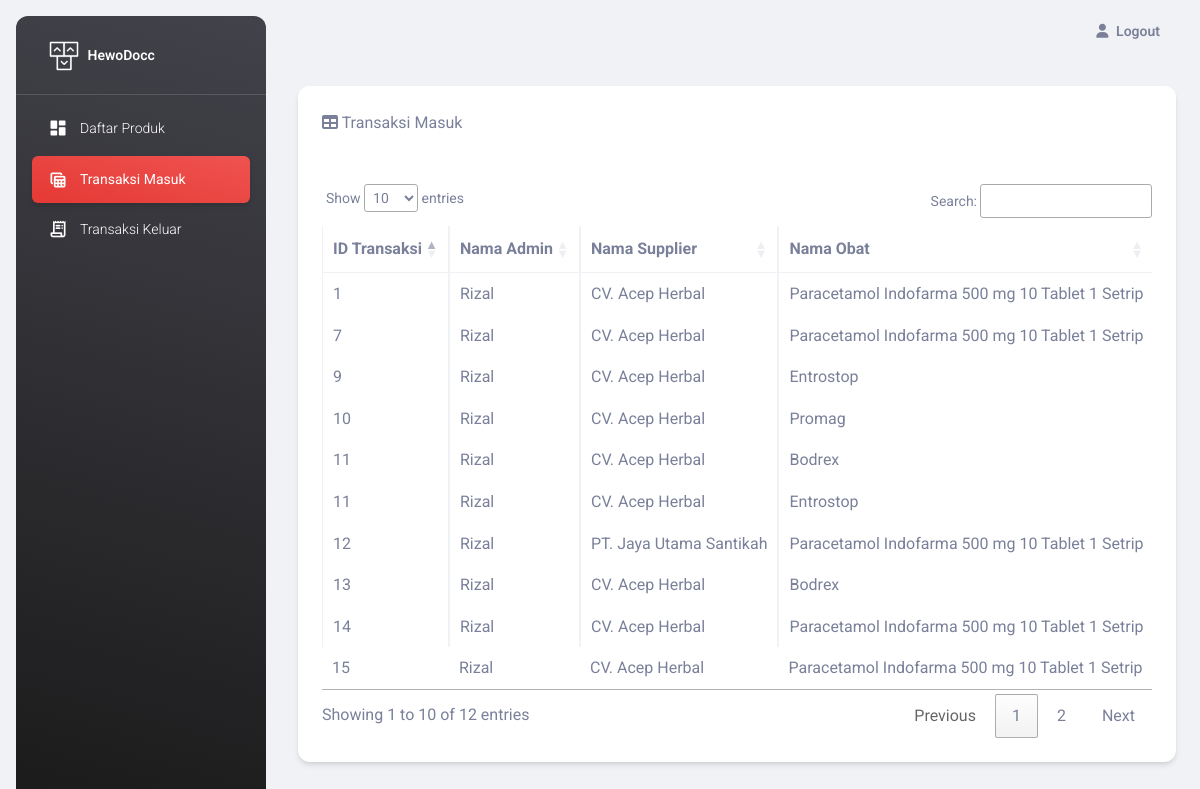
Page /pages/masuk.php (signed in) on the committed database.
### tables this page shows
CREATE TABLE `transaksimasuk` (
  `idTransaksiMasuk` int(11) NOT NULL,
  `idSupplier` int(11) NOT NULL,
  `idAdmin` int(11) NOT NULL,
  `tanggal` timestamp NOT NULL DEFAULT current_timestamp()
);

CREATE TABLE `detailmasuk` (
  `idTransaksiMasuk` int(11) NOT NULL,
  `idProduk` varchar(11) NOT NULL,
  `jumlahBarang` int(11) NOT NULL
);

CREATE TABLE `loginadmin` (
  `AdminId` int(11) NOT NULL,
  `AdminName` varchar(50) NOT NULL,
  `Email` varchar(50) NOT NULL,
  `Password` varchar(50) NOT NULL
);

CREATE TABLE `supplier` (
  `idSupplier` int(11) NOT NULL,
  `namaSupplier` varchar(50) NOT NULL
);

CREATE TABLE `produk` (
  `idProduk` varchar(11) NOT NULL,
  `idType` varchar(11) NOT NULL,
  `nama` varchar(50) NOT NULL,
  `harga` int(11) NOT NULL,
  `stok` int(11) NOT NULL,
  `gambar` varchar(255) NOT NULL
);

### pages/masuk.php (the view, shortened to what this page needs)
<?php
require 'fungsiadmin.php';
?>
<!DOCTYPE html>
<html lang="en">
<head>
  <link href="../assets/css/nucleo-icons.css" rel="stylesheet" />
  <link href="../assets/css/nucleo-svg.css" rel="stylesheet" />
  <link id="pagestyle" href="../assets/css/material-dashboard.css?" rel="stylesheet" />
  <link rel="stylesheet" type="text/css" href="https://cdn.datatables.net/1.11.3/css/jquery.dataTables.css">
</head>
<body class="g-sidenav-show  bg-gray-200">
  <aside class="sidenav navbar navbar-vertical navbar-expand-xs border-0 border-radius-xl my-3 fixed-start ms-3   bg-gradient-dark" id="sidenav-main">
    <div class="sidenav-header">
      <a class="navbar-brand m-0" href=" https://demos.creative-tim.com/material-dashboard/pages/dashboard " target="_blank">
        <img src="../assets/img/logo-ct.png" class="navbar-brand-img h-100" alt="main_logo">
        <span class="ms-1 font-weight-bold text-white">HewoDocc</span>
      </a>
    </div>
    <hr class="horizontal light mt-0 mb-2">
    <div class="collapse navbar-collapse  w-auto  max-height-vh-100" id="sidenav-collapse-main">
      <ul class="navbar-nav">
        <li class="nav-item">
          <a class="nav-link text-white " href="../pages/dbAdmin.php">
            <div class="text-white text-center me-2 d-flex align-items-center justify-content-center">
              <i class="material-icons opacity-10">dashboard</i>
            </div>
            <span class="nav-link-text ms-1">Daftar Produk</span>
          </a>
        </li>
        <li class="nav-item">
          <a class="nav-link text-white active bg-gradient-danger" href="../pages/masuk.php">
            <div class="text-white text-center me-2 d-flex align-items-center justify-content-center">
              <i class="material-icons opacity-10">table_view</i>
            </div>
            <span class="nav-link-text ms-1">Transaksi Masuk</span>
          </a>
        </li>
        <li class="nav-item">
          <a class="nav-link text-white " href="../pages/keluar.php">
            <div class="text-white text-center me-2 d-flex align-items-center justify-content-center">
              <i class="material-icons opacity-10">receipt_long</i>
            </div>
            <span class="nav-link-text ms-1">Transaksi Keluar</span>
          </a>
        </li>
      </ul>
    </div>
  </aside>
  <main class="main-content position-relative max-height-vh-100 h-100 border-radius-lg ">
    <nav class="navbar navbar-main navbar-expand-lg px-0 mx-4 shadow-none border-radius-xl" id="navbarBlur" navbar-scroll="true">
      <div class="container-fluid py-1 px-3">
        <div class="collapse navbar-collapse mt-sm-0 mt-2 me-md-0 me-sm-4" id="navbar">
          <ul class="navbar-nav  justify-content-end">
            <li class="nav-item d-flex align-items-center">
              <a href="logoutAdmin.php" href="javascript:;" class="nav-link text-body font-weight-bold px-0">
                <i class="fa fa-user me-sm-1"></i>
                <span class="d-sm-inline d-none">Logout</span>
              </a>
            </li>
          </ul>
        </div>
      </div>
    </nav>
    <div class="container-fluid py-4">
      <div class="card mb-4">
        <div class="card-header">
            <i class="fas fa-table mr-1"></i>
            Transaksi Masuk
        </div>
        <div class="card-body">
          <div class="table-responsive">
            <table class="table table-bordered" id="dataTable" width="100%" cellspacing="0">
              <thead>
                <tr>
                  <th>ID Transaksi</th>
                  <th>Nama Admin</th>
                  <th>Nama Supplier</th>
                  <th>Nama Obat</th>
                </tr>
              </thead>
            <tbody>
              <?php
                $ambilProduk = mysqli_query($conn,"SELECT * FROM transaksimasuk tm, detailmasuk dm, supplier s, loginadmin la, produk p WHERE tm.idTransaksiMasuk = dm.idTransaksiMasuk AND tm.idSupplier = s.idSupplier AND tm.idAdmin = la.AdminId AND dm.idProduk = p.idProduk");
                while($fetchArray = mysqli_fetch_array($ambilProduk)){
              ?>
              <tr>
                <td><?= $fetchArray['idTransaksiMasuk'] ?></td>
                <td><?= $fetchArray['AdminName'] ?></td>
                <td><?= $fetchArray['namaSupplier'] ?></td>
                <td><?= $fetchArray['nama'] ?></td>
              </tr>
              <?php
                }
              ?>
            </tbody>
          </table>
        </div>
      </div>
    </div>
  </main>
</body>
</html>

### rows in the picture
transaksimasuk: detailmasuk.idTransaksiMasuk "1", idAdmin.AdminName "Rizal", idSupplier.namaSupplier "CV. Acep Herbal", produk.nama "Paracetamol Indofarma 500 mg 10 Tablet 1 Setrip"
transaksimasuk: detailmasuk.idTransaksiMasuk "7", idAdmin.AdminName "Rizal", idSupplier.namaSupplier "CV. Acep Herbal", produk.nama "Paracetamol Indofarma 500 mg 10 Tablet 1 Setrip"
transaksimasuk: detailmasuk.idTransaksiMasuk "9", idAdmin.AdminName "Rizal", idSupplier.namaSupplier "CV. Acep Herbal", produk.nama "Entrostop"
transaksimasuk: detailmasuk.idTransaksiMasuk "10", idAdmin.AdminName "Rizal", idSupplier.namaSupplier "CV. Acep Herbal", produk.nama "Promag"
transaksimasuk: detailmasuk.idTransaksiMasuk "11", idAdmin.AdminName "Rizal", idSupplier.namaSupplier "CV. Acep Herbal", produk.nama "Bodrex", produk.nama "Entrostop"
transaksimasuk: detailmasuk.idTransaksiMasuk "12", idAdmin.AdminName "Rizal", idSupplier.namaSupplier "PT. Jaya Utama Santikah", produk.nama "Paracetamol Indofarma 500 mg 10 Tablet 1 Setrip"
transaksimasuk: detailmasuk.idTransaksiMasuk "13", idAdmin.AdminName "Rizal", idSupplier.namaSupplier "CV. Acep Herbal", produk.nama "Bodrex"
transaksimasuk: detailmasuk.idTransaksiMasuk "14", idAdmin.AdminName "Rizal", idSupplier.namaSupplier "CV. Acep Herbal", produk.nama "Paracetamol Indofarma 500 mg 10 Tablet 1 Setrip"
transaksimasuk: detailmasuk.idTransaksiMasuk "15", idAdmin.AdminName "Rizal", idSupplier.namaSupplier "CV. Acep Herbal", produk.nama "Paracetamol Indofarma 500 mg 10 Tablet 1 Setrip"
